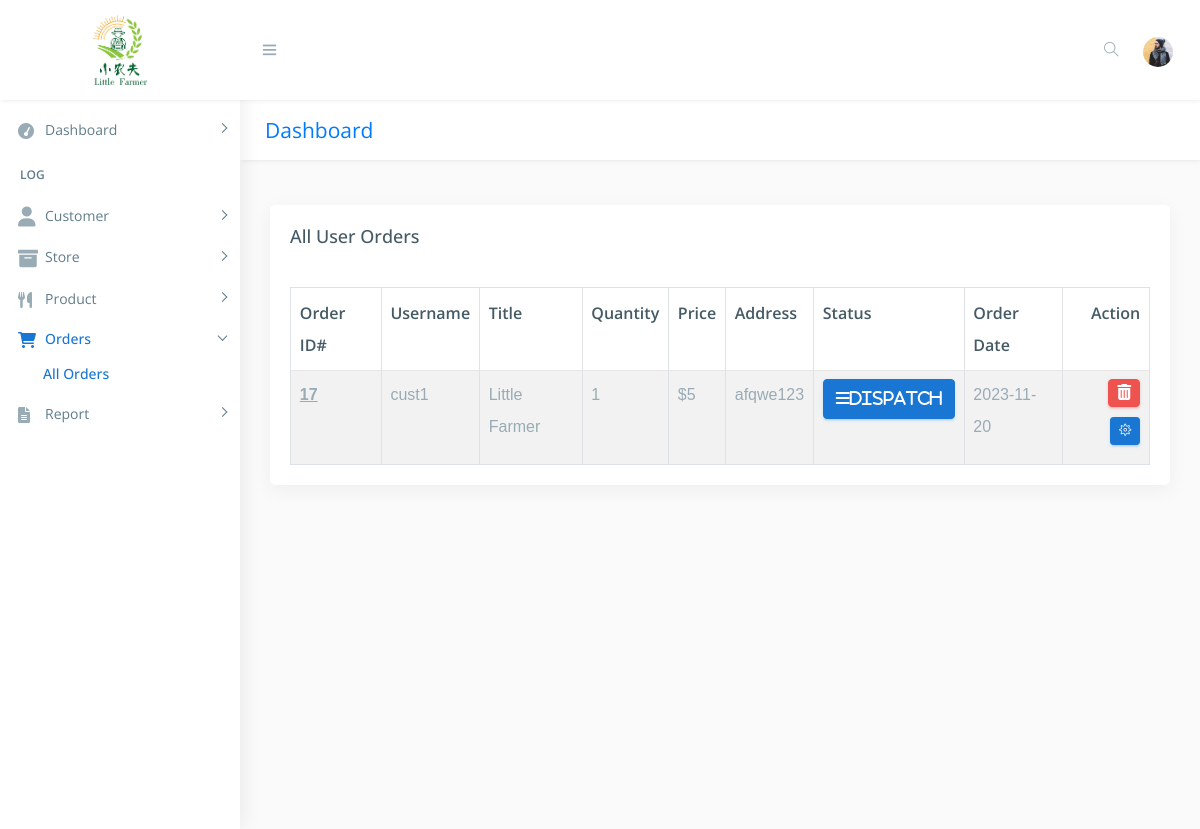
The page /seller/all_orders.php (signed in) on the database as committed earlier.
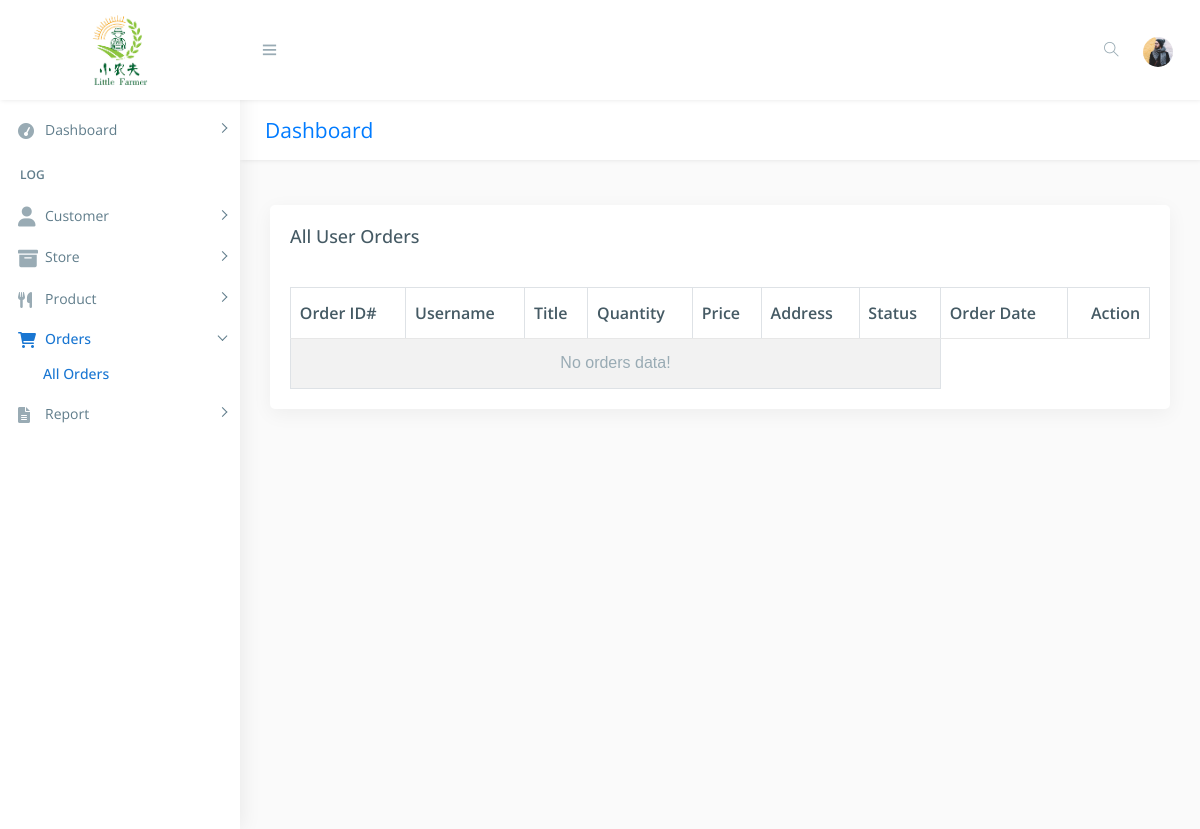
The same page on the database as committed later.
### tables this page shows
CREATE TABLE `orders` (
  `order_id` int(11) NOT NULL,
  `order_date` date NOT NULL,
  `client_name` varchar(255) NOT NULL,
  `client_contact` varchar(255) NOT NULL,
  `sub_total` varchar(255) NOT NULL,
  `vat` varchar(255) NOT NULL,
  `total_amount` varchar(255) NOT NULL,
  `discount` varchar(255) NOT NULL,
  `grand_total` varchar(255) NOT NULL,
  `paid` varchar(255) NOT NULL,
  `due` varchar(255) NOT NULL,
  `payment_type` int(11) NOT NULL,
  `payment_status` int(11) NOT NULL,
  `payment_place` int(11) NOT NULL,
  `gstn` varchar(255) NOT NULL,
  `order_status` int(11) NOT NULL DEFAULT 0,
  `user_id` int(11) NOT NULL,
  `order_belong` int(15) NOT NULL
);

CREATE TABLE `users` (
  `u_id` int(222) NOT NULL,
  `username` varchar(222) NOT NULL,
  `f_name` varchar(222) NOT NULL,
  `l_name` varchar(222) NOT NULL,
  `fullName` varchar(50) NOT NULL,
  `email` varchar(222) NOT NULL,
  `phone` varchar(222) NOT NULL,
  `password` varchar(222) NOT NULL,
  `address` text NOT NULL,
  `status` int(222) NOT NULL DEFAULT 1,
  `date` timestamp NOT NULL DEFAULT current_timestamp() ON UPDATE current_timestamp()
);

CREATE TABLE `restaurant` (
  `rs_id` int(222) NOT NULL,
  `c_id` int(222) NOT NULL,
  `title` varchar(222) NOT NULL,
  `email` varchar(222) NOT NULL,
  `phone` varchar(222) NOT NULL,
  `url` varchar(222) NOT NULL,
  `o_hr` varchar(222) NOT NULL,
  `c_hr` varchar(222) NOT NULL,
  `o_days` varchar(222) NOT NULL,
  `address` text NOT NULL,
  `image` text NOT NULL,
  `date` timestamp NOT NULL DEFAULT current_timestamp() ON UPDATE current_timestamp(),
  `description` text NOT NULL
);

CREATE TABLE `order_item` (
  `order_item_id` int(11) NOT NULL,
  `order_id` int(11) NOT NULL DEFAULT 0,
  `product_id` int(11) NOT NULL DEFAULT 0,
  `quantity` varchar(255) NOT NULL,
  `price` varchar(255) NOT NULL,
  `total` varchar(255) NOT NULL,
  `order_item_status` int(11) NOT NULL DEFAULT 0
);

### seller/all_orders.php (the view, shortened to what the changed rows need)
<!DOCTYPE html>
<html lang="en">
<head>
    <link href="css/lib/bootstrap/bootstrap.min.css" rel="stylesheet">
    <link href="css/helper.css" rel="stylesheet">
    <link href="css/style.css" rel="stylesheet">
</head>
<body class="fix-header fix-sidebar">
<?php
include("./../connection/connect.php");
if(isset($_SESSION["adm_co"]))
{
?>
    <div id="main-wrapper">
        <?php
        include("sidebar.php");
        ?>
        <div class="page-wrapper">
            <div class="container-fluid">
                <div class="row">
                    <div class="col-12">
                        <div class="card">
                            <div class="card-body">
                                <div class="table-responsive m-t-40">
                                    <table id="myTable" class="table table-bordered table-striped">
                                        <thead>
                                            <tr>
												<th>Order ID#</th>
                                                <th>Username</th>
												<?php if($_SESSION['adm_co'] == "SUPA"){ ?>
                                                	<th>Title</th>
												<?php } ?>
                                                <th>Quantity</th>
                                                <th>Price</th>
                                                <th>Address</th>
                                                <th>Status</th>
                                                <th>Order Date</th>
                                                <th>Action</th>
                                            </tr>
                                        </thead>
                                        <tbody>
											<?php
												if($_SESSION['adm_co'] == "SUPP")
													$sql = "SELECT orders.order_id,orders.order_status,orders.order_date, order_item.quantity, order_item.price, 	product.product_name, restaurant.title, users.username, users.address
														FROM orders
														JOIN order_item ON orders.order_id = order_item.order_id
														JOIN users ON orders.user_id = users.u_id
														JOIN product ON order_item.product_id = product.product_id
														JOIN restaurant ON product.owner = restaurant.rs_id
														WHERE orders.order_belong = '".$_SESSION['store']."' AND orders.order_status <= 2
														ORDER BY orders.order_status";
												else
													$sql = "SELECT orders.order_id,orders.order_status,orders.order_date, order_item.quantity, order_item.price, 	product.product_name, restaurant.title, users.username, users.address
														FROM orders
														JOIN order_item ON orders.order_id = order_item.order_id
														JOIN users ON orders.user_id = users.u_id
														JOIN product ON order_item.product_id = product.product_id
														JOIN restaurant ON product.owner = restaurant.rs_id
														WHERE orders.order_status <= 2
														ORDER BY orders.order_status";
												$query = mysqli_query($db,$sql);
                                                if(!mysqli_num_rows($query) > 0 )
                                                {
													if($_SESSION['adm_id'] == "SUPA")
                                                    	echo '<td colspan="8"><center>No orders data!</center></td>';
													else
														echo '<td colspan="7"><center>No orders data!</center></td>';
                                                }
                                                else
                                                {
                                                    while($rows=mysqli_fetch_array($query))
                                                    {
                                                        ?>
                                                        <?php
                                                        echo ' <tr>
																<td style="text-decoration: underline;font-weight: bold;"><a onclick="openPopup(\''.$rows['order_id'].'\')">'.$rows['order_id'].'</a></td>
                                                                <td>'.$rows['username'].'</td>';
																if($_SESSION['adm_co'] == "SUPA")
                                                            		echo '<td>'.$rows['title'].'</td>';
                                                                echo '<td>'.$rows['quantity'].'</td>
                                                                <td>$'.$rows['price'].'</td>
                                                                <td>'.$rows['address'].'</td>';
                                                        ?>
                                                        <?php
                                                            $status=$rows['order_status'];
                                                            if($status=="1" )
                                                            {
                                                        ?>
                                                        <td> <button type="button" class="btn btn-info" style="font-weight:bold;"><span class="fa fa-bars"  aria-hidden="true">Dispatch</button></td>
                                                        <?php
                                                            }
                                                        ?>
                                                        <?php
                                                        echo '	<td>'.$rows['order_date'].'</td>';
                                                        ?>
                                                            <td>
                                                                <a href="delete_orders.php?order_del=<?php echo $rows['order_id'];?>" onclick="return confirm('Are you sure?');" class="btn btn-danger btn-flat btn-addon btn-xs m-b-10"><i class="fa fa-trash-o" style="font-size:16px"></i></a>
                                                            <?php
                                                                echo '<a href="view_order.php?order_upd='.$rows['order_id'].'" " class="btn btn-info btn-flat btn-addon btn-sm m-b-10 m-l-5"><i class="ti-settings"></i></a>
                                                            </td>
                                                         </tr>';
                                                    }
                                                }
											?>
                                        </tbody>
                                    </table>
                                </div>
                            </div>
                        </div>
					</div>
                </div>
            </div>
        </div>
    </div>
<?php
}
?>
</body>
</html>

Rows that differ between the two databases and show on the page:
removed orders: order_id "17", user.username "cust1", restaurant.title "Little Farmer", order_item.quantity "1", order_item.price "5", user.address "afqwe123", order_status "Dispatch", order_date "2023-11-20"
Other text that changed with them:
text now shown: "No orders data!"
